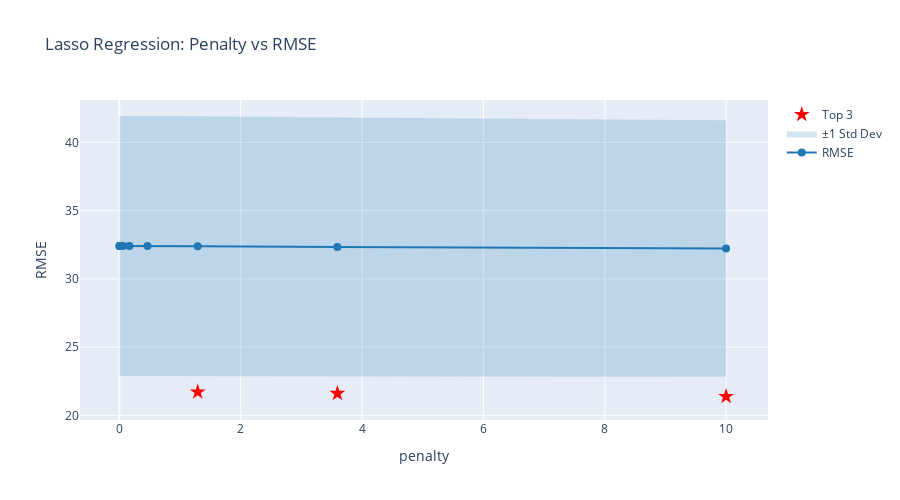

Notebook cell for this chart:
### Code cell
# Visualize Lasso tuning
fig = plot_tune_results(lasso_results, metric="rmse", show_best=3)
fig.update_layout(title="Lasso Regression: Penalty vs RMSE")
fig.show()

### Figure 1 — Plotly figure (JSON) as saved in the notebook; plotly's stock layout.template omitted (floating-point values rounded to 4 significant figures)
{"data": [{"hovertemplate": "penalty: %{x}<br>RMSE: %{y:.4f}<extra></extra>", "line": {"color": "#1f77b4", "width": 2}, "marker": {"size": 8}, "mode": "lines+markers", "name": "RMSE", "type": "scatter", "x": [0.001, 0.002783, 0.007743, 0.02154, 0.05995, 0.1668, 0.4642, 1.292, 3.594, 10.0], "y": [32.41, 32.41, 32.41, 32.41, 32.41, 32.41, 32.41, 32.39, 32.34, 32.22]}, {"hoverinfo": "skip", "line": {"width": 0}, "mode": "lines", "showlegend": false, "type": "scatter", "x": [0.001, 0.002783, 0.007743, 0.02154, 0.05995, 0.1668, 0.4642, 1.292, 3.594, 10.0], "y": [41.93, 41.93, 41.93, 41.93, 41.93, 41.93, 41.93, 41.9, 41.82, 41.62]}, {"fill": "tonexty", "fillcolor": "rgba(31, 119, 180, 0.2)", "line": {"width": 0}, "mode": "lines", "name": "±1 Std Dev", "type": "scatter", "x": [0.001, 0.002783, 0.007743, 0.02154, 0.05995, 0.1668, 0.4642, 1.292, 3.594, 10.0], "y": [22.89, 22.89, 22.89, 22.89, 22.89, 22.89, 22.89, 22.88, 22.86, 22.82]}, {"hovertemplate": "penalty: %{x}<br>RMSE: %{y:.4f}<extra>Best</extra>", "marker": {"color": "red", "size": 12, "symbol": "star"}, "mode": "markers", "name": "Top 3", "type": "scatter", "x": [10.0, 3.594, 1.292], "y": [21.38, 21.61, 21.71]}], "layout": {"height": 500, "hovermode": "x", "title": {"text": "Lasso Regression: Penalty vs RMSE"}, "xaxis": {"title": {"text": "penalty"}}, "yaxis": {"title": {"text": "RMSE"}}}}
